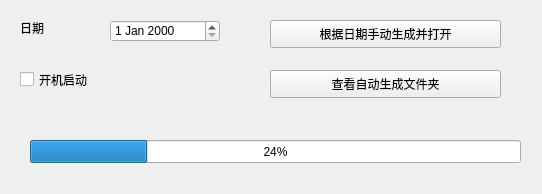
<?xml version="1.0" encoding="UTF-8"?>
<ui version="4.0">
 <class>Form</class>
 <widget class="QWidget" name="Form">
  <property name="geometry">
   <rect>
    <x>0</x>
    <y>0</y>
    <width>542</width>
    <height>194</height>
   </rect>
  </property>
  <property name="windowTitle">
   <string>Form</string>
  </property>
  <widget class="QDateEdit" name="dateEdit">
   <property name="geometry">
    <rect>
     <x>110</x>
     <y>20</y>
     <width>110</width>
     <height>22</height>
    </rect>
   </property>
  </widget>
  <widget class="QLabel" name="label">
   <property name="geometry">
    <rect>
     <x>20</x>
     <y>20</y>
     <width>72</width>
     <height>15</height>
    </rect>
   </property>
   <property name="text">
    <string>日期</string>
   </property>
  </widget>
  <widget class="QPushButton" name="btnManualOpen">
   <property name="geometry">
    <rect>
     <x>270</x>
     <y>20</y>
     <width>231</width>
     <height>28</height>
    </rect>
   </property>
   <property name="text">
    <string>根据日期手动生成并打开</string>
   </property>
  </widget>
  <widget class="QCheckBox" name="cbAutoStart">
   <property name="geometry">
    <rect>
     <x>20</x>
     <y>70</y>
     <width>91</width>
     <height>19</height>
    </rect>
   </property>
   <property name="text">
    <string>开机启动</string>
   </property>
  </widget>
  <widget class="QPushButton" name="btnAutoDir">
   <property name="geometry">
    <rect>
     <x>270</x>
     <y>70</y>
     <width>231</width>
     <height>28</height>
    </rect>
   </property>
   <property name="text">
    <string>查看自动生成文件夹</string>
   </property>
  </widget>
  <widget class="QProgressBar" name="progressBar">
   <property name="geometry">
    <rect>
     <x>30</x>
     <y>140</y>
     <width>491</width>
     <height>23</height>
    </rect>
   </property>
   <property name="value">
    <number>24</number>
   </property>
  </widget>
 </widget>
 <resources/>
 <connections/>
</ui>
